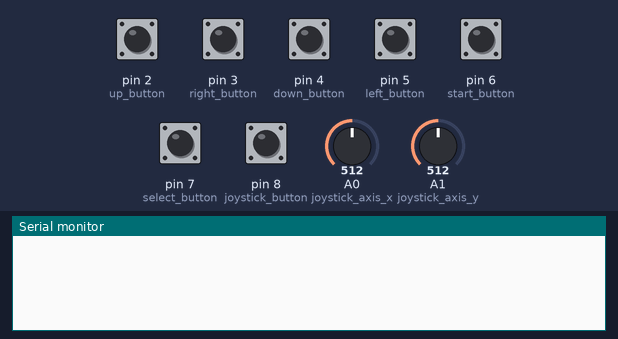
Simulated run of this sketch. Board: Arduino Uno, built with avr-gcc and run on an emulated ATmega328P. Shown: the last lines printed to the serial monitor. Inputs (shaded band) come from the test bench; at power-on: pin 2 (up_button), pin 3 (right_button), pin 4 (down_button), pin 5 (left_button), pin 6 (start_button), pin 7 (select_button), pin 8 (joystick_button) HIGH, A0 (joystick_axis_x) = 512, A1 (joystick_axis_y) = 512.

Above: at 1.2 s.
1.3 s: A0 (joystick_axis_x) set to 587
2.8 s: A0 (joystick_axis_x) set to 607
At 2.91 s:
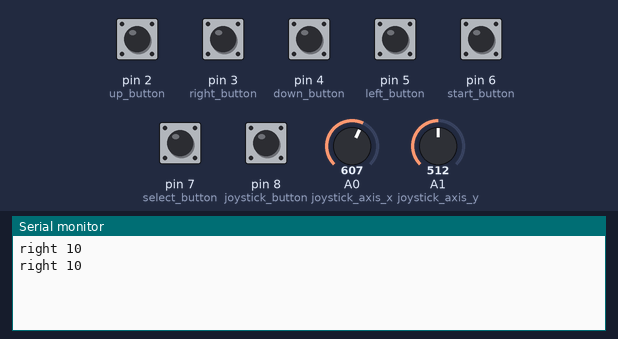
4.7 s: A1 (joystick_axis_y) set to 591
At 4.72 s:
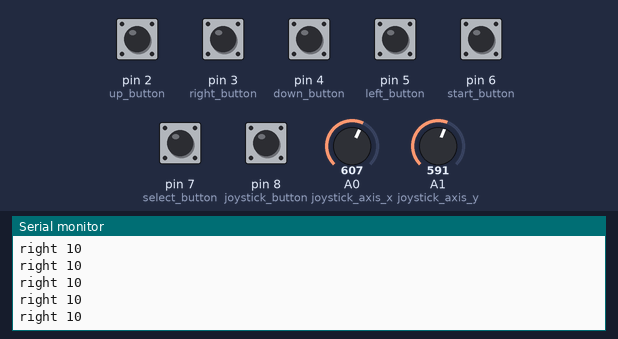
6.2 s: A1 (joystick_axis_y) set to 612
At 6.33 s:
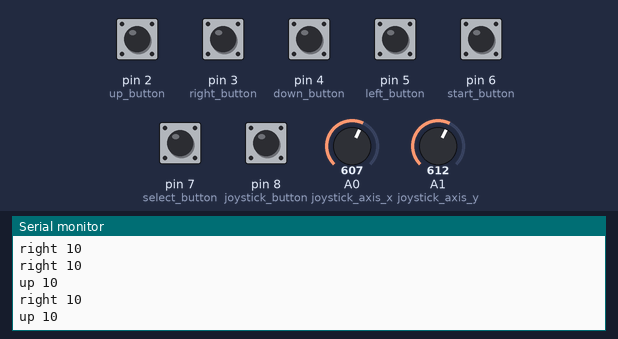

The sketch:

JoyStickShield.ino
```cpp
/* 6th December 2013 - By Kyle Fieldus

  This example sketch is designed to show the inputs and outputs of the Funduino Joystick Shield V1.A
  The shield this sketch was developed with was provded by ICStation http://www.icstation.com/
*/
#include <SoftwareSerial.h>

int up_button = 2;
int down_button = 4;
int left_button = 5;
int right_button = 3;
int start_button = 6;
int select_button = 7;
int joystick_button = 8;
int joystick_axis_x = A0;
int joystick_axis_y = A1;
int buttons[] = {up_button, down_button, left_button, right_button, start_button, select_button, joystick_button};

void setup() {
  for (int i; i < 7; i++)
  {
    pinMode(buttons[i], INPUT_PULLUP);
    digitalWrite(buttons[i], HIGH);
  }
  Serial.begin(9600);
}

void loop() {
  if (!digitalRead(up_button)) {
    Serial.println("camu 50");
  }

  if (!digitalRead(down_button)) {
    Serial.println("camd 50");
  }

  if (!digitalRead(left_button)) {
    Serial.println("caml 50");
  }

  if (!digitalRead(right_button)) {
    Serial.println("camr 50");
  }

  if (!digitalRead(start_button)) {
    Serial.println("camc");
  }

  if (!digitalRead(select_button)) {
    Serial.println("camc");
  }

  int xAnalog = analogRead(joystick_axis_x);
  //Serial.println(xAnalog);
  // If not press the joystick button
  if (digitalRead(joystick_button)) {
    if (xAnalog >= 900) {
      Serial.println("right 40");
    } else if (xAnalog >= 600) {
      Serial.println("right 10");
    } else if (xAnalog <= 100) {
      Serial.println("left 40");
    } else if (xAnalog <= 400) {
      Serial.println("left 10");
    }
  // If press the joystick button
  } else {
    if (xAnalog >= 900) {
      Serial.println("turnr 10");
    } else if (xAnalog >= 600) {
      Serial.println("turnr 5");
    } else if (xAnalog <= 100) {
      Serial.println("turnl 10");
    } else if (xAnalog <= 400) {
      Serial.println("turnl 10");
    }
  }

  int yAnalog = analogRead(joystick_axis_y);
  //Serial.println(yAnalog);
  if (yAnalog >= 900) {
      Serial.println("up 40");
    } else if (yAnalog >= 600) {
      Serial.println("up 10");
    } else if (yAnalog <= 100) {
      Serial.println("down 40");
    } else if (yAnalog <= 400) {
      Serial.println("down 10");
    }


  /*
    Serial.print("UP = "),Serial.print(digitalRead(up_button)),Serial.print("\t");
    Serial.print("DOWN = "),Serial.print(digitalRead(down_button)),Serial.print("\t");
    Serial.print("LEFT = "),Serial.print(digitalRead(left_button)),Serial.print("\t");
    Serial.print("RIGHT = "),Serial.print(digitalRead(right_button)),Serial.print("\t");
    Serial.print("START = "),Serial.print(digitalRead(start_button)),Serial.print("\t");
    Serial.print("SELECT = "),Serial.print(digitalRead(select_button)),Serial.print("\t");
    Serial.print("ANALOG = "),Serial.print(digitalRead(joystick_button)),Serial.print("\t");
    Serial.print("X = "),Serial.print(map(analogRead(joystick_axis_x), 0, 1000, -1, 1));Serial.print("\t");
    Serial.print("Y = "),Serial.print(map(analogRead(joystick_axis_y), 0, 1000, -1, 1));Serial.print("\n");

    Serial.print("X = "),Serial.print(analogRead(joystick_axis_x));Serial.print("\t");
    Serial.print("Y = "),Serial.print(analogRead(joystick_axis_y));Serial.print("\n");
  */
  delay(100);

}
```

Measured:
- the behaviour switches between 599 and 600 on A0 (joystick_axis_x) (found by bisection; images 0 and 1)
- the behaviour switches between 599 and 600 on A1 (joystick_axis_y) (found by bisection; images 2 and 3)
- after the input at 2.8 s, the serial monitor: prints a new line at once (image 1)
- after the input at 6.2 s, the serial monitor: prints a new line at once (image 3)
